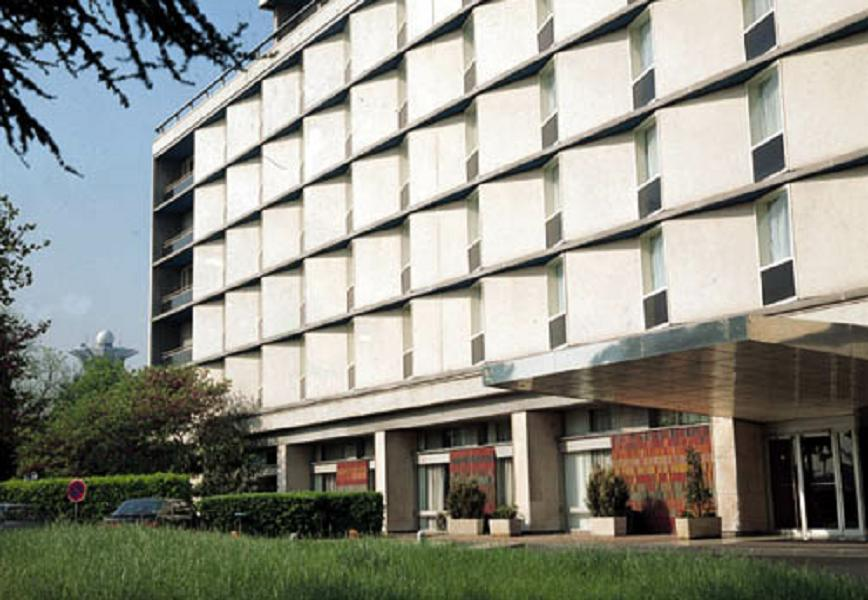
#> input picture 12_hough_transforms/building.jpg, 868 x 600 px
$ python 02_probabilistic_hough_transform.py
#> lines starting #> are read from the running program, lines starting #| are printed output that depends on the picture
import os
import cv2
import numpy as np
from matplotlib import pyplot as plt

# Set the working directory to be the current one
os.chdir(os.path.dirname(os.path.abspath(__file__)))

# Load a color image
img_color = cv2.imread('building.jpg')
#> img_color is the input picture: shape (600, 868, 3); mean B, G, R 133.7, 143.6, 142.9

# Convert to a gray
img_gray = cv2.cvtColor(img_color, cv2.COLOR_BGR2GRAY)
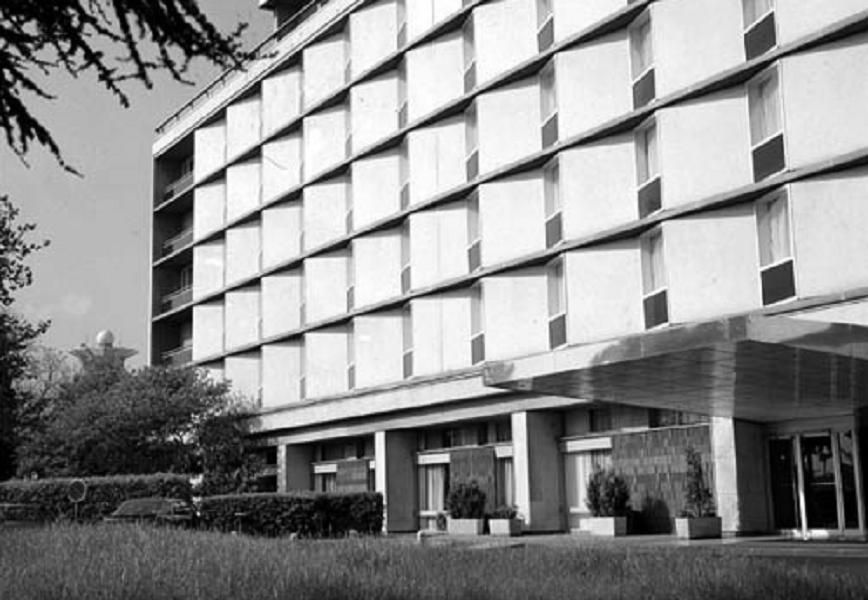
#> img_gray: shape (600, 868); min 0, max 255, mean 142.3

# Find Canny edges
img_edge = cv2.Canny(img_gray, 50, 200, apertureSize = 3)
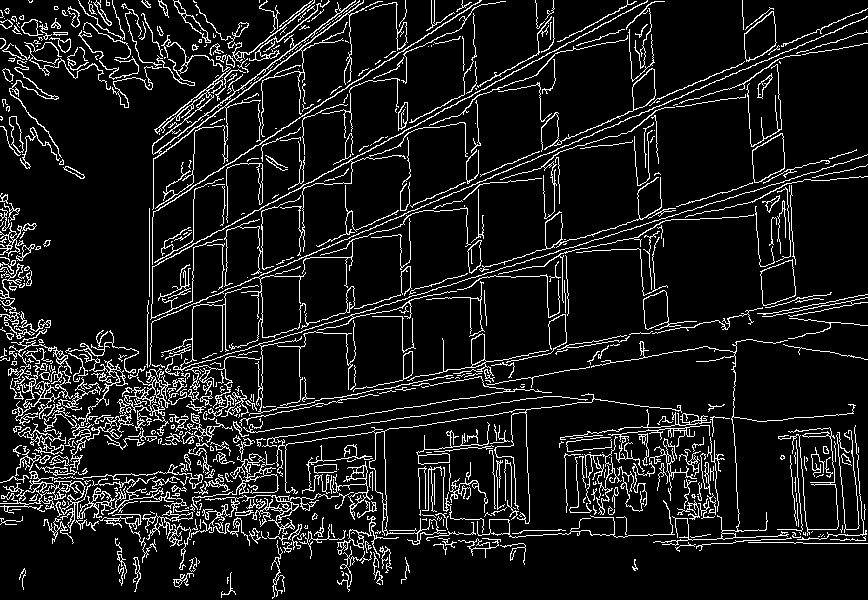
#> img_edge: shape (600, 868); 10.1% white in thin lines or dots

# Find Hough lines
lines = cv2.HoughLinesP(img_edge, 1, np.pi/180, 80, minLineLength=30, maxLineGap =10)
#> lines = 656 rows, first 6: [147, 323, 842, 28], [763, 314, 867, 294], [558, 533, 614, 534], [93, 393, 181, 366], [149, 215, 480, 0], [611, 234, 861, 157]

# Draw lines
img_lines = cv2.cvtColor(img_edge, cv2.COLOR_GRAY2BGR)
#> img_lines: shape (600, 868, 3); 10.1% white in thin lines or dots
for i in range(len(lines)):
    for x1,y1,x2,y2 in lines[i]:
        cv2.line(img_lines, (x1,y1), (x2,y2), (0,0,255), 2)
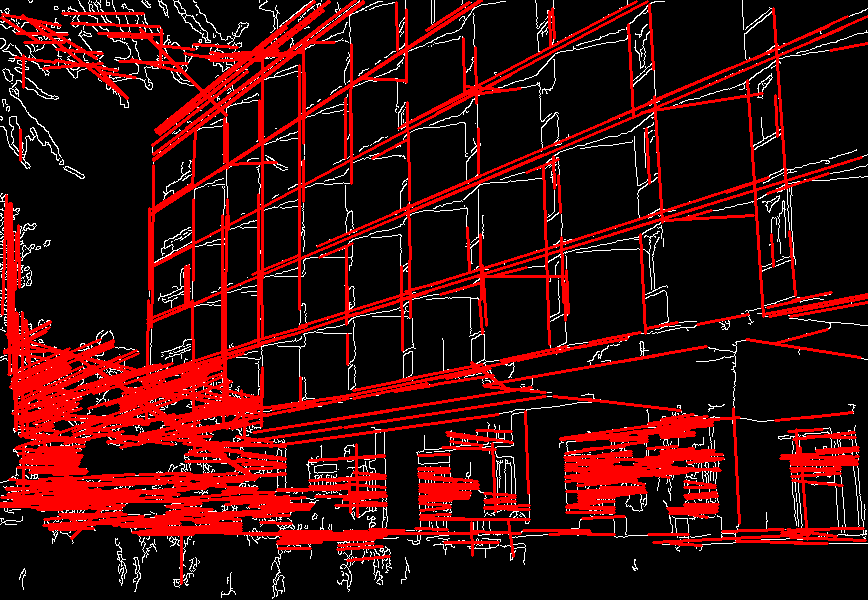
#> img_lines: shape (600, 868, 3); mean B, G, R 9.8, 9.8, 59.1

# Display results
titles = ['Original', 'Canny Edges', 'Hough Lines']
images = [img_color, img_edge, img_lines]
is_gray = [False, True, False]

for i in range(3):
    plt.subplot(1, 3, i+1)
    if is_gray[i]: plt.imshow(images[i], 'gray')
    else:          plt.imshow(cv2.cvtColor(images[i], cv2.COLOR_BGR2RGB))
    plt.title(titles[i])
    plt.xticks([]), plt.yticks([])
plt.show()
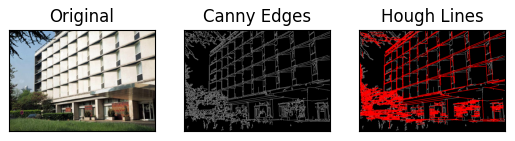
#> figure drawn by matplotlib, 3 panels

$ run again, with 12_hough_transforms/sudoku.png saved as 12_hough_transforms/building.jpg
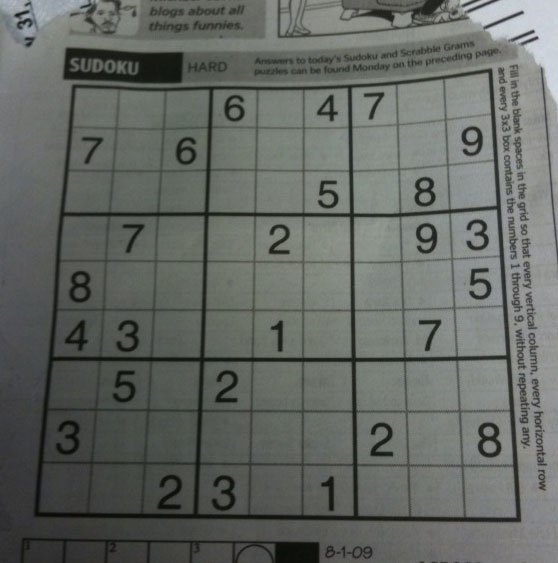
#> input picture 12_hough_transforms/sudoku.png, 558 x 563 px
#> img_color is the input picture: shape (563, 558, 3); mean B, G, R 99.5, 104.1, 100
#> `img_edge = cv2.Canny(img_gray, 50, 200, apertureSize = 3)`:
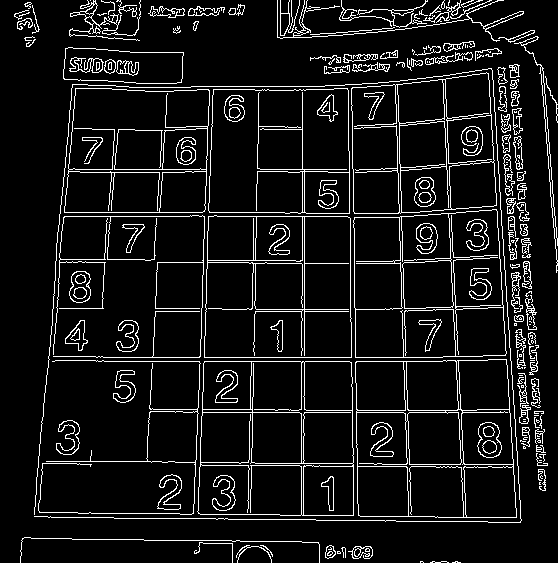
#> img_edge: shape (563, 558); 8.6% white in thin lines or dots
#> lines = 143 rows, first 6: [175, 412, 543, 412], [96, 361, 458, 361], [96, 357, 442, 357], [59, 216, 347, 216], [198, 518, 204, 336], [356, 397, 358, 520]
#> the loop `for i in range(len(lines)):` made 143 passes
#> `plt.show()`:
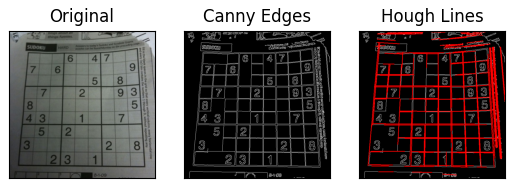
#> figure drawn by matplotlib, 3 panels
